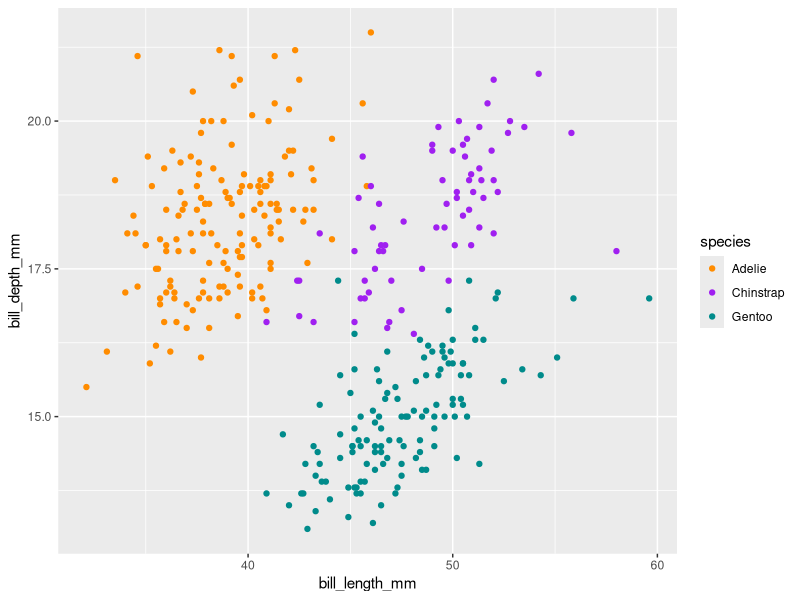

This chart was generated by the following R code:
## ---- chunk 1
#This a code chunk for R.
#| message: false
library(here)
library(tidyverse)
library(palmerpenguins)


## ---- chunk 2
glimpse((penguins))
## ---- chunk 3
penguins %>%
  ggplot(aes(x = bill_length_mm, y = bill_depth_mm)) +
 geom_point(aes(color = species)) +
 scale_color_manual(
 values = c("darkorange", "purple", "cyan4")) 
